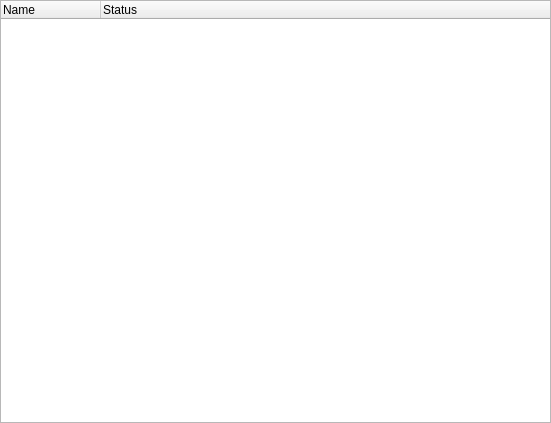
<?xml version="1.0" encoding="UTF-8"?>
<ui version="4.0">
 <class>AdvUserMask</class>
 <widget class="QWidget" name="AdvUserMask">
  <property name="geometry">
   <rect>
    <x>0</x>
    <y>0</y>
    <width>551</width>
    <height>423</height>
   </rect>
  </property>
  <property name="windowTitle">
   <string>Form</string>
  </property>
  <layout class="QVBoxLayout" name="verticalLayout">
   <property name="leftMargin">
    <number>0</number>
   </property>
   <property name="topMargin">
    <number>0</number>
   </property>
   <property name="rightMargin">
    <number>0</number>
   </property>
   <property name="bottomMargin">
    <number>0</number>
   </property>
   <item>
    <widget class="QTreeWidget" name="tree_advMask">
     <column>
      <property name="text">
       <string>Name</string>
      </property>
     </column>
     <column>
      <property name="text">
       <string>Status</string>
      </property>
     </column>
    </widget>
   </item>
  </layout>
 </widget>
 <resources/>
 <connections/>
</ui>
